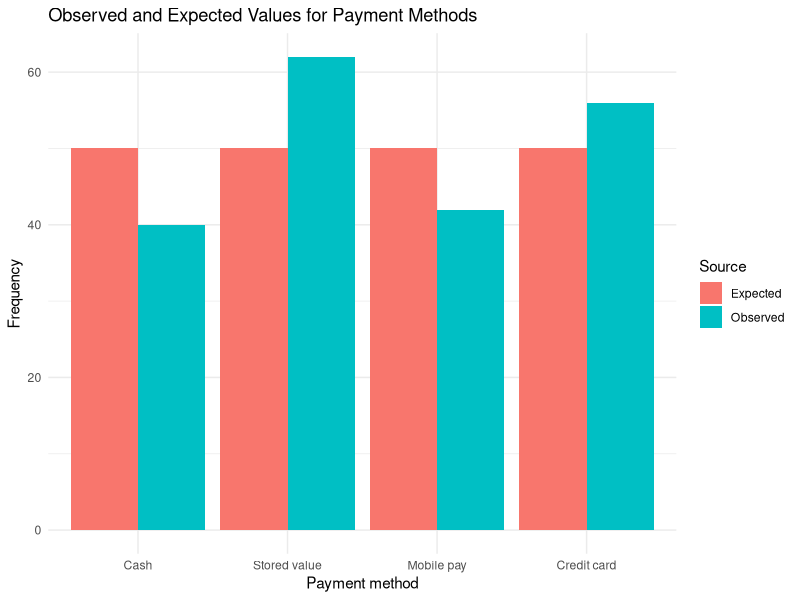

Write R code to recreate this figure.
## ---- chunk 1
library(tidyverse)
library(ggplot2)
knitr::opts_chunk$set(echo = TRUE, warning = FALSE, message = FALSE)
## ---- chunk 2
payment_counts <- c(Cash = 40, `Stored value` = 62, `Mobile pay` = 42, `Credit card` = 56)
expected_equal <- rep(mean(payment_counts), length(payment_counts))
chi_square <- sum((payment_counts - expected_equal)^2 / expected_equal)
chi_square
## ---- chunk 3
chisq.test(payment_counts)
qchisq(0.95, df = 3)
## ---- chunk 4
payment_fit <- data.frame(
  Method   = factor(names(payment_counts), levels = names(payment_counts)),
  Observed = as.numeric(payment_counts),
  Expected = expected_equal)
payment_long <- pivot_longer(payment_fit, -Method,
                             names_to = "Source", values_to = "Frequency")
payment_plot <- ggplot(payment_long, aes(x = Method, y = Frequency, fill = Source)) +
  geom_col(position = "dodge") +
  labs(title = "Observed and Expected Values for Payment Methods",
       x = "Payment method", y = "Frequency") +
  theme_minimal()
## ---- chunk 5
payment_plot
## ---- chunk 6
parcel_counts <- c(store_pickup = 208, home_delivery = 99, locker = 61, courier = 32)
claimed_share <- c(0.45, 0.30, 0.15, 0.10)
gof_parcels <- chisq.test(parcel_counts, p = claimed_share)
gof_parcels$expected
gof_parcels
qchisq(0.90, df = 3)
## ---- chunk 7
order_counts <- c(apparel = 92, cosmetics = 68, household = 40)
claimed_mix <- c(0.55, 0.30, 0.15)
gof_orders <- chisq.test(order_counts, p = claimed_mix)
gof_orders$expected
gof_orders
qchisq(0.90, df = 2)
## ---- chunk 8
clearance_freq <- c(18, 62, 72, 30, 14, 4)
class_midpoint <- c(32, 47, 62, 77, 92, 107)
clearance_times <- rep(class_midpoint, clearance_freq)
round(c(mean = mean(clearance_times), sd = sd(clearance_times)), 2)
## ---- chunk 9
class_bounds <- c(24.5, 39.5, 54.5, 69.5, 84.5, 99.5, 114.5)
upper_area <- pnorm(class_bounds, mean(clearance_times), sd(clearance_times))
class_area <- diff(c(0, upper_area[2:6], 1))
expected_all <- class_area * length(clearance_times)
round(class_area, 4)
round(expected_all, 1)
## ---- chunk 10
observed_counts <- c(clearance_freq[1:4], sum(clearance_freq[5:6]))
expected_counts <- c(expected_all[1:4], sum(expected_all[5:6]))
chi_square <- sum((observed_counts - expected_counts)^2 / expected_counts)
round(chi_square, 3)
round(pchisq(chi_square, df = 2, lower.tail = FALSE), 4)
## ---- chunk 11
qchisq(c(0.95, 0.99), df = 2)
## ---- chunk 12
flavour_counts <- c(pearl_milk = 34, brown_sugar = 26, matcha = 18, taro = 12, fruit_tea = 10)
chisq.test(flavour_counts)
## ---- chunk 13
booking_survey <- matrix(c(104,  70, 26,
                            56, 110, 34),
                         nrow = 2, byrow = TRUE,
                         dimnames = list(c("Sales", "Operations"),
                                         c("New", "Current", "None")))
booking_test <- chisq.test(booking_survey)
booking_test$expected
## ---- chunk 14
booking_test
qchisq(0.95, df = 2)
## ---- chunk 15
complaints <- matrix(c( 44, 62, 34,
                        50, 38, 42,
                       164, 76, 86),
                     nrow = 3, byrow = TRUE,
                     dimnames = list(c("Hypermarket", "Supermarket", "Convenience"),
                                     c("Delay", "Damage", "Billing")))
complaint_test <- chisq.test(complaints)
round(complaint_test$expected, 2)
complaint_test
qchisq(0.95, df = 4)
## ---- chunk 16
bookings <- matrix(c(12, 14, 12,
                      8, 11, 15),
                   nrow = 2, byrow = TRUE,
                   dimnames = list(c("Business", "Leisure"),
                                   c("Agency", "Website", "App")))
booking_channel_test <- chisq.test(bookings)
round(booking_channel_test$expected, 2)
booking_channel_test
qchisq(0.90, df = 2)
## ---- chunk 17
membership <- matrix(c(26, 34, 40, 52,
                       74, 66, 60, 48),
                     nrow = 2, byrow = TRUE,
                     dimnames = list(c("Premium", "Standard"),
                                     c("Taipei", "Taichung", "Tainan", "Kaohsiung")))
membership_test <- chisq.test(membership)
membership_test$expected
membership_test
qchisq(0.95, df = 3)
